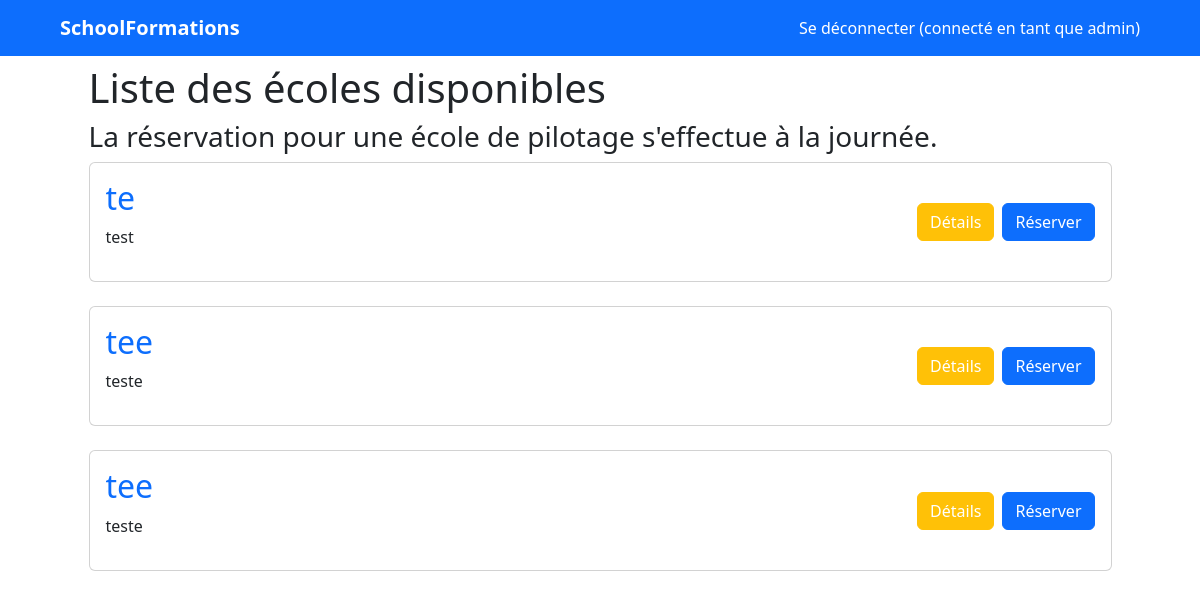
Page / (signed in) on the earlier database version.
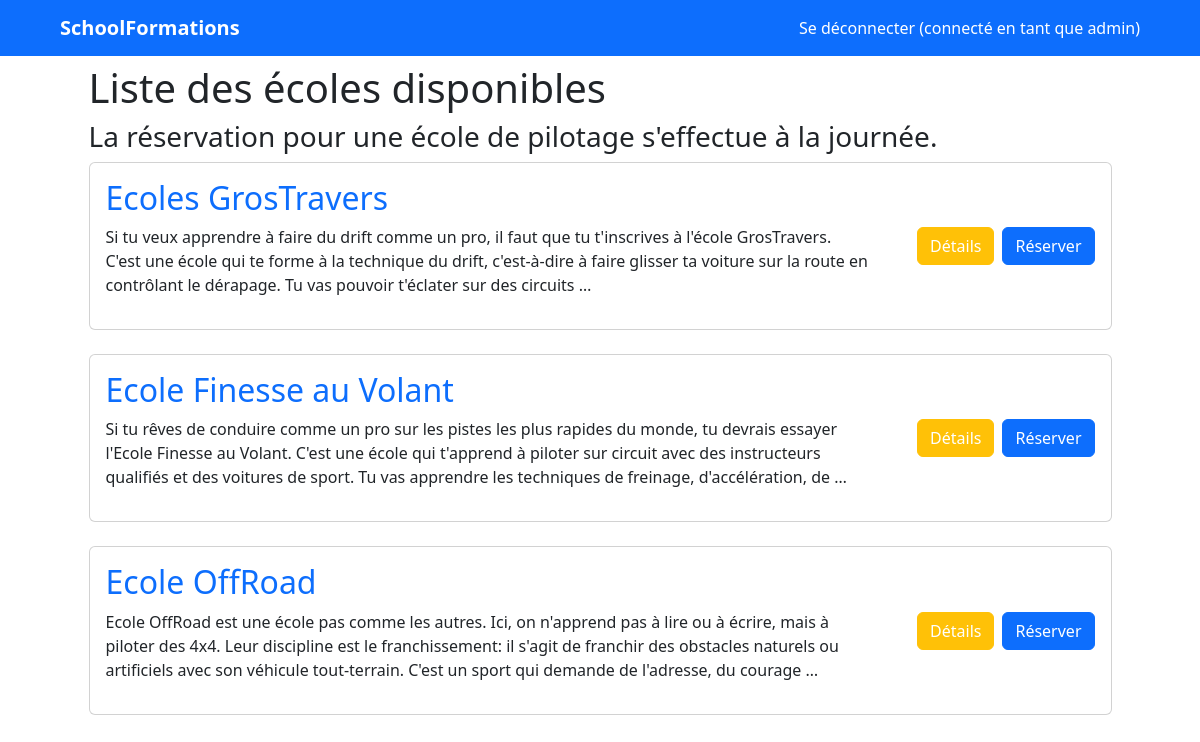
Same page on the later database version.
### schools/models.py (models this page shows)
class School(models.Model):
    name = models.CharField(max_length=100)
    address = models.CharField(max_length=255)
    description = models.TextField()
    reservations = models.ManyToManyField(User, through='Reservation')

### schools/views.py (the view)
# urls.py: 2. Add a URL to urlpatterns:  path('', views.home, name='home')
def home(request):
    schools = School.objects.all()
    return render(request, 'schools/home.html', {'schools': schools})

### templates/schools/home.html
{% extends "layouts.html" %}
{% block content %}
    <h1> Liste des écoles disponibles</h1>
    <h3>La réservation pour une école de pilotage s'effectue à la journée.</h3>
    {% if schools %}
        {% for school in schools %}
            <div class="card">
                <div class="card-body">
                    <div class="d-flex justify-content-between align-items-center">
                        <div class="me-5">
                            <h2 class="text-primary">{{ school.name }}</h2>
                            <p>{{ school.description|truncatewords_html:50 }}</p>
                        </div>
                        {% if user.is_authenticated %}
                            <div class="d-flex nowrap gap-2">
                                <button class="btn btn-warning"><a class="text-white" href="/schools/details/{{ school.id }}">Détails</a></button>
                                <button class="btn btn-primary"><a class="text-white" href="/booking/new/{{ school.id }}">Réserver</a></button>
                            </div>
                        {% endif %}
                    </div>
                </div>
            </div>
            <br>
        {% endfor %}
    {% else %}
        <p>Aucune école n'est disponible.</p>
    {% endif %}
{% endblock %}

Differences in the rows shown:
removed School: name "te", description "test"
removed School: name "tee", description "teste"
removed School: name "tee", description "teste"
added School: name "Ecoles GrosTravers", description "Si tu veux apprendre à faire du drift comme un pro, il faut que tu t'inscrives à l'école GrosTravers. C'est une école qui te forme à la technique du drift, c'est-à-dire à faire glisser ta voiture sur la route en contrôlant le dérapage. Tu vas pouvoir t'éclater sur des circuits …"
added School: name "Ecole Finesse au Volant", description "Si tu rêves de conduire comme un pro sur les pistes les plus rapides du monde, tu devrais essayer l'Ecole Finesse au Volant. C'est une école qui t'apprend à piloter sur circuit avec des instructeurs qualifiés et des voitures de sport. Tu vas apprendre les techniques de freinage, d'accélération, de …"
added School: name "Ecole OffRoad", description "Ecole OffRoad est une école pas comme les autres. Ici, on n'apprend pas à lire ou à écrire, mais à piloter des 4x4. Leur discipline est le franchissement: il s'agit de franchir des obstacles naturels ou artificiels avec son véhicule tout-terrain. C'est un sport qui demande de l'adresse, du courage …"
